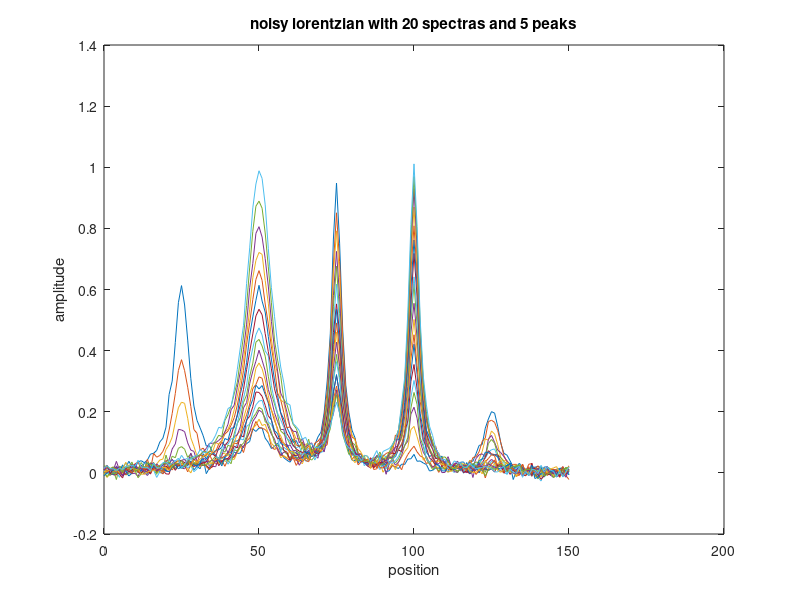
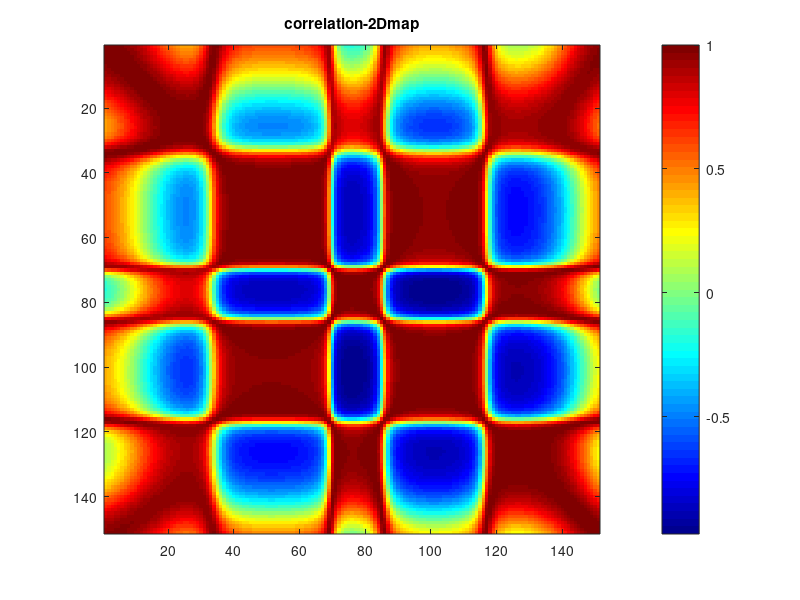

The MATLAB script that drew these images, in order:
%% Examples of lorentzian spectral plotting and 2D correlation mapping in matlab
clear
clc
clf
%% Declare variables
% c is peak position
c1 = 25;
c2 = 50;
c3 = 75;
c4 = 100;
c5 = 125;
% w is peak width
w1 = 3;
w2 = 5;
w3 = 2;
w4 = 2;
w5 = 3;
% set x interval to be from zero to 150 at 0.1 increament
x = [0:1:150];
% set zeros matrix for the 2d correlation map
data_mat = zeros(20,151);

%% loop to plot 20 spectra 
for i = 1:1:20 % for i equal to 0 to 20 with an increament of 1
    Lx1 = exp(-i/2) ./ (1+ ((x - c1)./w1).^2);
    Lx2 = 0.9^(20-i) ./ (1+ ((x - c2)./w2).^2);
    Lx3 = exp(-i/12) ./ (1+ ((x - c3)./w3).^2);
    Lx4 = 0.05*i ./ (1+ ((x - c4)./w4).^2);
    Lx5 = 0.25*exp(-i/5) ./ (1+ ((x - c5)./w5).^2);
    Lxtot = Lx1 + Lx2 + Lx3 + Lx4 + Lx5 ; % sum of lorentzians over the domain
    plot(x,imnoise(Lxtot,"gaussian",0,0.0001)) % plot by applying noise - gaussian, mean 0, and variance very small so look nicer
    hold on 
    data_mat(i,:) = Lxtot;
end
hold off
title 'noisy lorentzian with 20 spectras and 5 peaks', xlabel 'position'
ylabel 'amplitude'

%% 2d correlation plot

%initialize correlation mapping matrix
corr_map=zeros(151,151);

%given for loop on the question, set the size of matrix symmetric
for j = 1:151
    for k = 1:151
        A = data_mat(:,j); %pull vector i from A
        B = data_mat(:,k); % pull vector j from B
        corr_map(j,k) = corr2(A,B);
    end
end
%plot the result
figure,imagesc(corr_map);colormap jet;
colorbar; title correlation-2Dmap

%% end of code

%% function